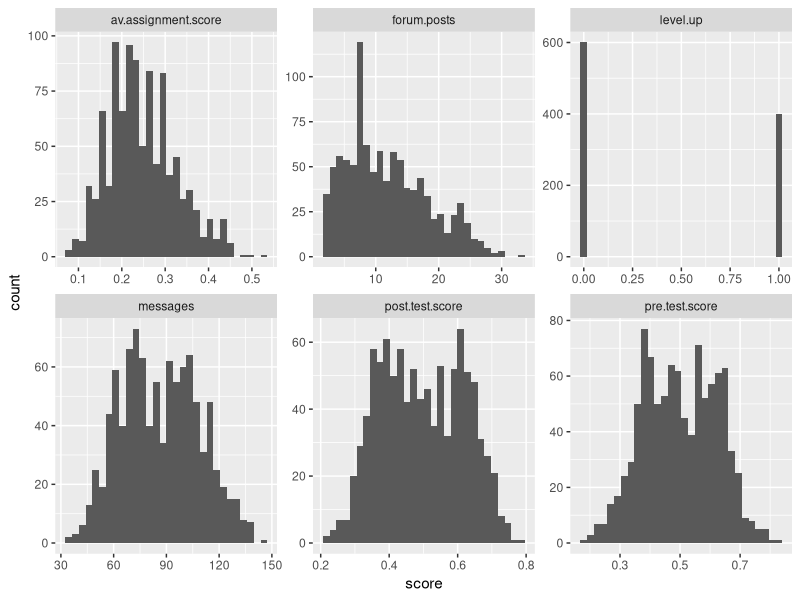
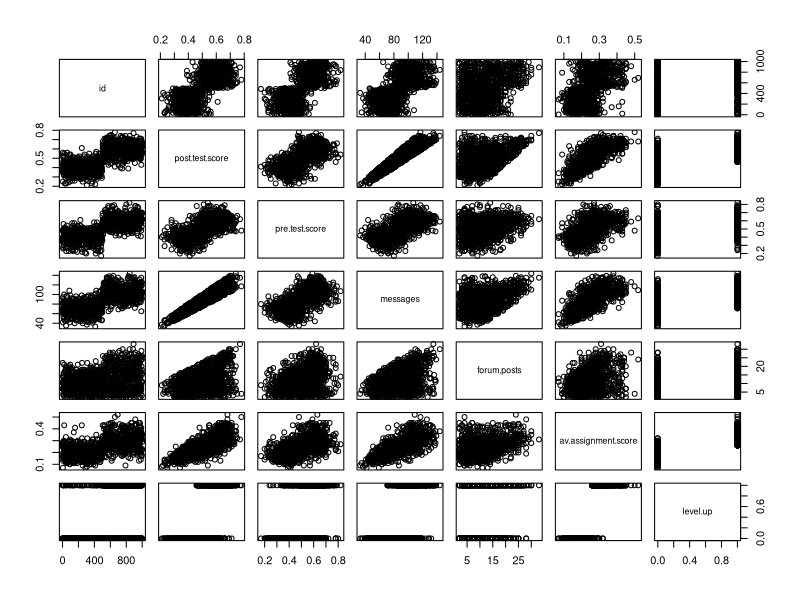
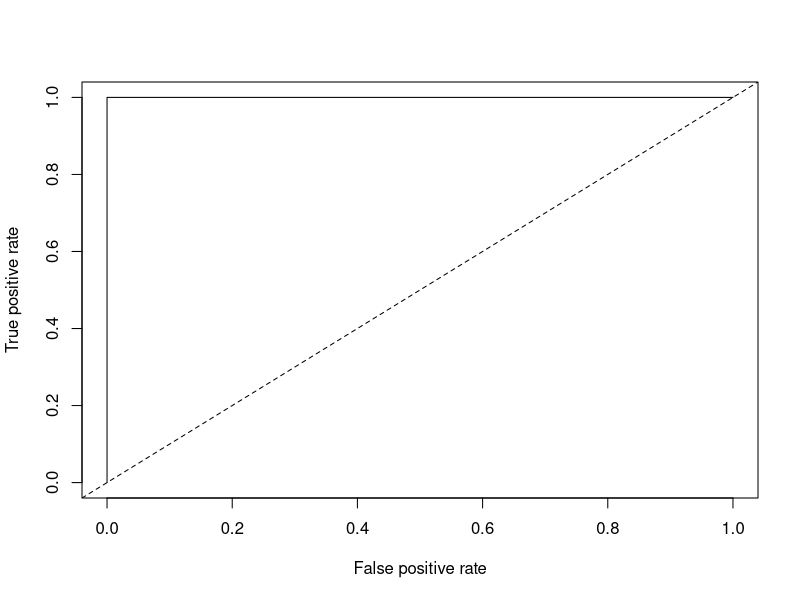
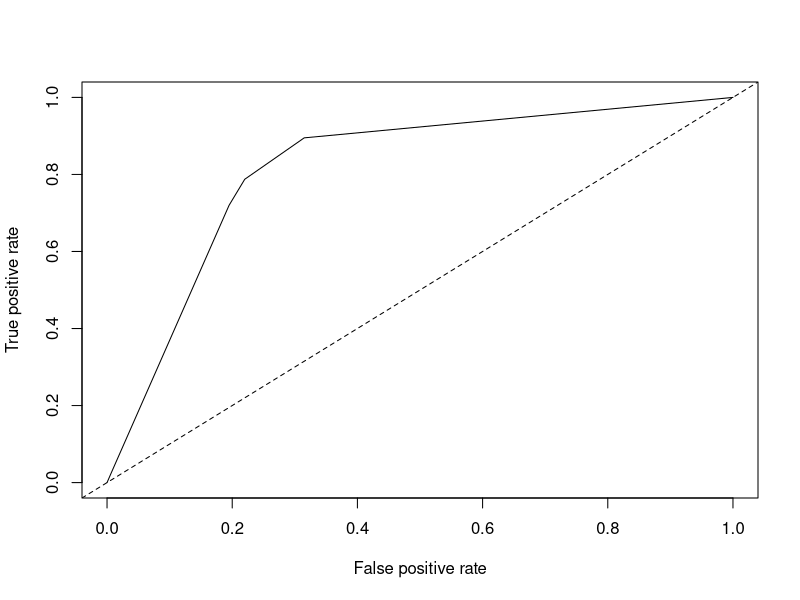

Write the R code that produced these figures, in order.
## ---- chunk 1
D1 <- read.csv("online.data.csv")
## ---- chunk 2
library(ggplot2)
library(dplyr)
library(tidyr)
#Start by creating histograms of the distributions for all variables (#HINT: look up "facet" in the ggplot documentation)
#Then visualize the relationships between variables
D1$level.up <- ifelse(D1$level.up == "yes", 1,0)
D2 <- gather(D1, "measure", "score", 2:7)
p <- ggplot(D2, aes(score)) + facet_wrap(~measure, scales = "free")
p + geom_histogram()
#Try to capture an intution about the data and the relationships
pairs(D1)
## ---- chunk 3
#Create a classification tree that predicts whether a student "levels up" in the online course using three variables of your choice (As we did last time, set all controls to their minimums)
library(rpart)
rp <- rpart(level.up ~ post.test.score + forum.posts + pre.test.score + av.assignment.score + messages, method = "class", data = D1,control=rpart.control(minsplit=1, minbucket=1, cp=0.001))
rp <- rpart(level.up ~ post.test.score + av.assignment.score, method = "class", data = D1,control=rpart.control(minsplit=1, minbucket=1, cp=0.001))
#Plot and generate a CP table for your tree 
printcp(rp)
post(rp, file = "tree.ps", title = "levels up")
#Generate a probability value that represents the probability that a student levels up based your classification tree 
D1$pred <- predict(rp, type = "prob")[,2]#Last class we used type = "class" which predicted the classification for us, this time we are using type = "prob" to see the probability that our classififcation is based on.
## ---- chunk 4
library(ROCR)

#Plot the curve
pred.detail <- prediction(D1$pred, D1$level.up) 
plot(performance(pred.detail, "tpr", "fpr"))
abline(0, 1, lty = 2)

#Calculate the Area Under the Curve
unlist(slot(performance(pred.detail,"auc"), "y.values"))#Unlist liberates the AUC value from the "performance" object created by ROCR

#Now repeat this process, but using the variables you did not use for the previous model and compare the plots & results of your two models. Which one do you think was the better model? Why?
D1$pre.test.score.new <- ifelse(D1$pre.test.score >= 0.5, 1,0)
rp2 <- rpart(level.up ~ forum.posts + pre.test.score + pre.test.score.new, method = "class", data = D1)
D1$pred2 <- predict(rp2, type = "prob")[,2]
pred.detail2 <- prediction(D1$pred2, D1$level.up) 
plot(performance(pred.detail2, "tpr", "fpr"))
abline(0, 1, lty = 2)
unlist(slot(performance(pred.detail2,"auc"), "y.values"))
#the first model is better since the auc in the first model is 1 which is an ideal situation and is pefectly able to distinguish between positive class and negative class. Compared with the second model, the auc is 0.818, it means there is 82% chance that model will be able to distinguish between positive class and negative class. 
## ---- chunk 5
#Look at the ROC plot for your first model. Based on this plot choose a probability threshold that balances capturing the most correct predictions against false positives. Then generate a new variable in your data set that classifies each student according to your chosen threshold.
D1$threshold.pred1 <- ifelse(D1$pred2 >= 0.6, "yes", "no")

#Now generate three diagnostics:
accuracy.model1 <- mean(ifelse(D1$level.up == D1$threshold.pred1, 1, 0))
D1$truepos.model1 <- ifelse(D1$level.up == "yes" & D1$threshold.pred1 == "yes", 1, 0)
D1$falsepos.model1 <- ifelse(D1$level.up == "no" & D1$threshold.pred1 == "yes", 1,0)
D1$falseneg.model1 <- ifelse(D1$level.up == "yes" & D1$threshold.pred1 == "no", 1,0)
precision.model1 <- sum(D1$truepos.model1)/(sum(D1$truepos.model1) + sum(D1$falsepos.model1))
recall.model1 <- sum(D1$truepos.model1)/(sum(D1$truepos.model1) + sum(D1$falseneg.model1))

#Finally, calculate Kappa for your model according to:

#First generate the table of comparisons
table1 <- table(D1$level.up, D1$threshold.pred1)

#Convert to matrix
matrix1 <- as.matrix(table1)

#Calculate kappa
kappa(matrix1, exact = TRUE)/kappa(matrix1)

#Now choose a different threshold value and repeat these diagnostics. What conclusions can you draw about your two thresholds?
D1$threshold.pred2 <- ifelse(D1$pred2 >= 0.25, "yes", "no")
accuracy.model2 <- mean(ifelse(D1$level.up == D1$threshold.pred2, 1, 0))
D1$truepos.model2 <- ifelse(D1$level.up == "yes" & D1$threshold.pred2 == "yes", 1, 0)
D1$falsepos.model2 <- ifelse(D1$level.up == "no" & D1$threshold.pred2 == "yes", 1,0)
D1$falseneg.model2 <- ifelse(D1$level.up == "yes" & D1$threshold.pred2 == "no", 1,0)
precision.model2 <- sum(D1$truepos.model2)/(sum(D1$truepos.model2) + sum(D1$falsepos.model2))
recall.model2 <- sum(D1$truepos.model2)/(sum(D1$truepos.model2) + sum(D1$falseneg.model2))
table2 <- table(D1$level.up, D1$threshold.pred2)
matrix2 <- as.matrix(table2)
kappa(matrix2, exact = TRUE)/kappa(matrix2)
#since for the pred values are 0 and 1, even though we choose different threshold value, we will get the same results for kappa. 
